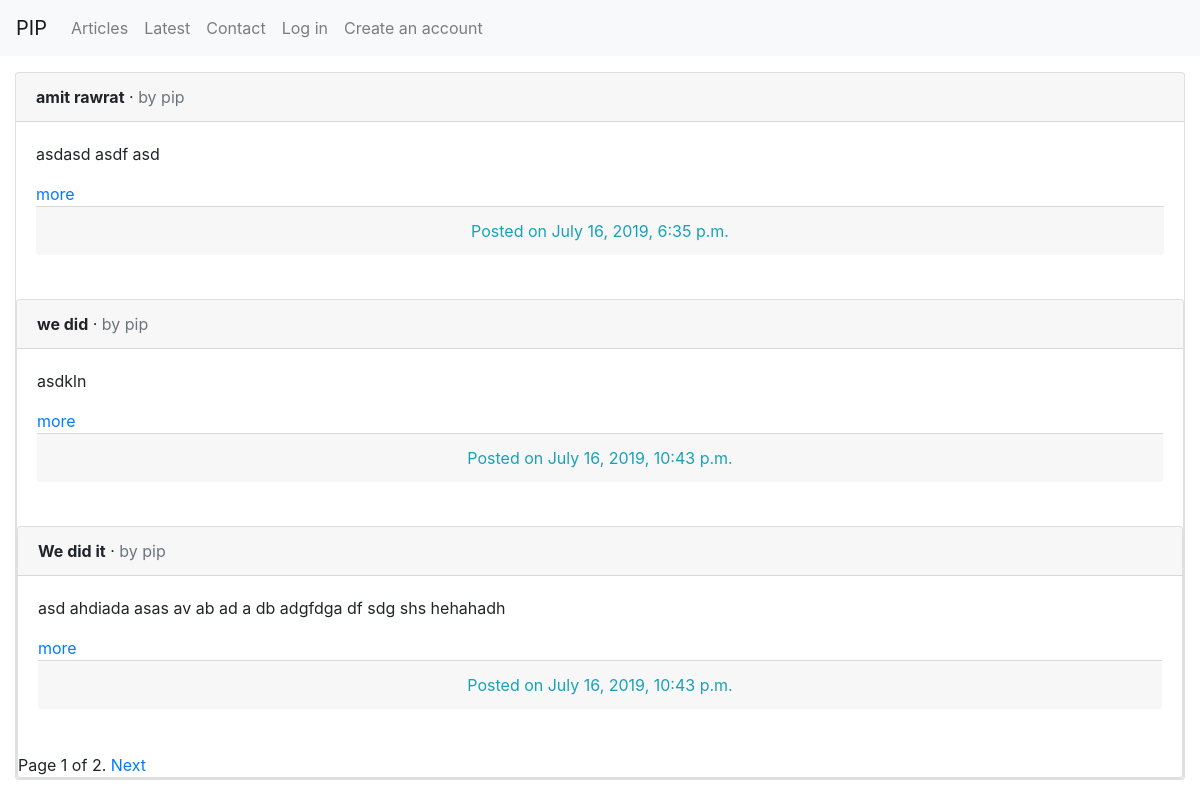
The app's page /articles/ with its own data.
### articles/models.py (models this page shows, shortened)
class Article(models.Model):
    title = models.CharField(max_length=255 )
    slug = models.SlugField(max_length= 255, unique_for_date = 'created')
    body = models.TextField()
    created = models.DateTimeField(auto_now_add=True)
    updated = models.DateTimeField(auto_now= True)
    author = models.ForeignKey(User, on_delete=models.CASCADE)
    lat = models.DecimalField(_('Latitude'), max_digits=22, decimal_places=16, blank=True, null=True)
    lng = models.DecimalField(_('Longitude'), max_digits=22, decimal_places=16, blank=True, null=True)
    def get_absolute_url(self):
        return reverse('articles:article_detail',
                    args=[ self.created.year,
                            self.created.month,
                            self.created.day,
                            self.slug])

### articles/views.py (the view)
# urls.py: path('', ArticleListView.as_view(), name='list'),
class ArticleListView(ListView):
    model = Article
    context_object_name = 'articles'
    paginate_by = 3
    template_name = 'articlesApp/article_list.html'

### templates/articlesApp/article_list.html (shortened to what this page needs)
{%extends 'base.html' %}
{% block content %}
    {% for article in articles %}
        <div class="card">
            <div class="card-header">
                <span class="font-weight-bold">{{ article.title }}</span> &middot;
                <span class="text-muted">by {{ article.author}}
                </span>
            </div>
        <div class="card-body">
            {{ article.body|truncatewords:30|linebreaks }}
            <a href = "{{ article.get_absolute_url }}">
                    more
                </a>
            <div class="card-footer text-center text-muted">
                <span class="text-info">Posted on {{ article.created }}</span>
            </div>
    </div>
    <br />
{% endfor %}
{%	include	"pagination.html" with page=page_obj	%}
{% endblock content %}

### records on screen
Article: title "amit rawrat", author "pip", body "asdasd asdf asd", created "July 16, 2019, 6:35 p.m."
Article: title "we did", author "pip", body "asdkln", created "July 16, 2019, 10:43 p.m."
Article: title "We did it", author "pip", body "asd ahdiada asas av ab ad a db adgfdga df sdg shs hehahadh", created "July 16, 2019, 10:43 p.m."

### other values on screen
{{ page.number }} "1"
{{ page.paginator.num_pages }} "2"
